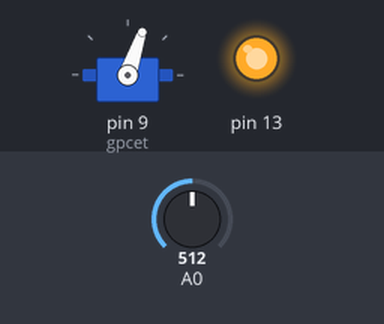
Simulated run of this sketch. Board: Arduino Uno, built with avr-gcc and run on an emulated ATmega328P. Shown: servo, output pins drawn as LEDs (lit = HIGH). The inputs (shaded band) are chosen by the test bench; at power-on: A0 = 512.

Above: at 3.5 s.
3.6 s: A0 set to 7
At 3.76 s:
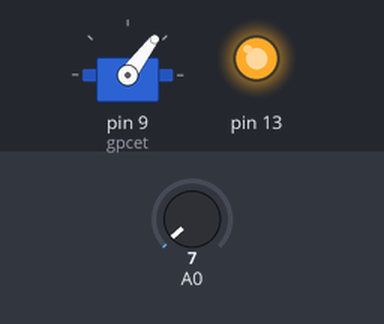
7.2 s: A0 set to 4
At 8.18 s:
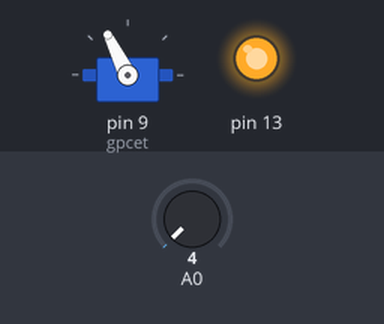
At 9.4 s:
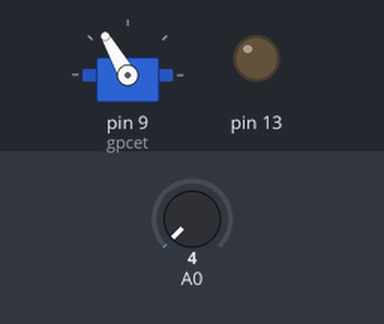
Timing chart, 0 to 10.9 s (numbered marks = the images above; inputs shaded):
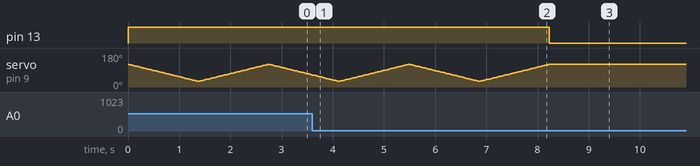

Measured:
- the behaviour switches between 6 and 5 on A0 (found by bisection; images 1 and 2)
- after the input at 7.2 s, pin 13: HIGH → LOW after 1.0 s; servo on pin 9 (gpcet): goes on until 8.2 s, then stays 120°

The sketch:

level_crossing.ino
```cpp
#include <Servo.h>

Servo gpcet;  // create servo object to control a servo
                // twelve servo objects can be created on most boards

int pos = 0, sense=0;    // variable to store the servo position

void setup()
{
  pinMode(13,OUTPUT);
  //Serial.begin(9600);
  gpcet.attach(9);  // attaches the servo on pin 9 to the servo object
  //DDRF=0b00000000;
}

void loop()
{
  int val = analogRead(0);
  //Serial.println(val);
  if(val>5)
      {
        digitalWrite(13,HIGH);
  //sense=(PINF&0b00000001);
  //if(sense==0b00000001)
     for(pos = 120; pos>=30; pos-=1)     // goes from 180 degrees to 0 degrees
    {
      gpcet.write(pos);                // tell servo to go to position in variable 'pos'
      delay(15);                       // waits 15ms for the servo to reach the position
    }
      for(pos = 30; pos <= 120; pos += 1) // goes from 0 degrees to 180 degrees
    {                                  // in steps of 1 degree
      gpcet.write(pos);              // tell servo to go to position in variable 'pos'
      delay(15);                       // waits 15ms for the servo to reach the position

  }


}
else
      digitalWrite(13,LOW);
}
```
